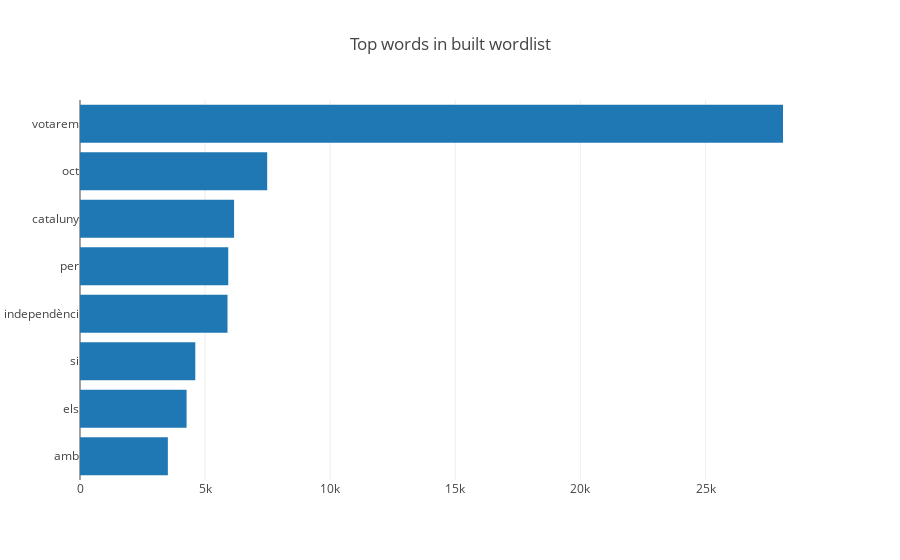

The notebook cell saved with this chart:
### Code cell
data = TwitterData_Wordlist(data)
data.build_wordlist()

if plot_all :
    words = pd.read_csv("data/wordlist.csv")
    x_words = list(words.loc[0:7,"word"])
    x_words.reverse()
    y_occ = list(words.loc[0:7,"occurrences"])
    y_occ.reverse()

    dist = [
        graph_objs.Bar(
            x=y_occ,
            y=x_words,
            orientation="h"
    )]
    
    plotly.offline.iplot({"data":dist, "layout":graph_objs.Layout(title="Top words in built wordlist")})

### Figure 1 — Plotly figure (JSON) as saved in the notebook; plotly's stock layout.template omitted (floating-point values rounded to 4 significant figures)
{"data": [{"orientation": "h", "type": "bar", "x": [3511, 4260, 4607, 5895, 5925, 6158, 7481, 28095], "y": ["amb", "els", "si", "independènci", "per", "cataluny", "oct", "votarem"]}], "layout": {"title": "Top words in built wordlist"}}
